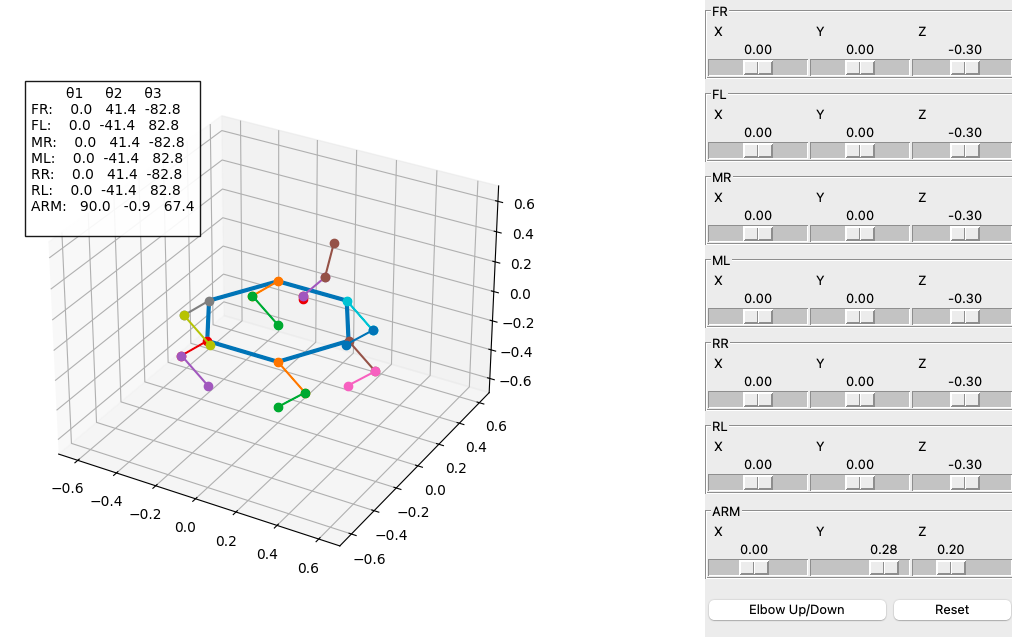

The Python source for this figure:
import matplotlib

matplotlib.use('TkAgg')

import numpy as np
import matplotlib.pyplot as plt
import tkinter as tk
from matplotlib.backends.backend_tkagg import FigureCanvasTkAgg

# -----------------------------
# PARAMETERS
# -----------------------------
L1, L2 = 0.2, 0.2
Lm1, Lm2, Lm3 = 0.02, 0.2, 0.2

# IK targets
legs = {
    "FR": [0.0, 0.0, -0.3],
    "FL": [0.0, 0.0, -0.3],
    "MR": [0.0, 0.0, -0.3],
    "ML": [0.0, 0.0, -0.3],
    "RR": [0.0, 0.0, -0.3],
    "RL": [0.0, 0.0, -0.3]
}

arm_target = [0.0, 0.28, 0.2]
elbow_sign = 1

# Defaults
defaults_legs = {k: v[:] for k, v in legs.items()}
default_arm = arm_target[:]

# Limits
leg_limits = {"x": (-0.4, 0.4), "y": (-0.4, 0.4), "z": (-0.6, -0.05)}
arm_limits = {"x": (-0.4, 0.5), "y": (-0.4, 0.4), "z": (0, 0.6)}

# -----------------------------
# HEXAGON BODY
# -----------------------------
hex_radius = 0.35
angles_body = np.deg2rad([0, 60, 120, 180, 240, 300])

body = np.array([[hex_radius * np.cos(a), hex_radius * np.sin(a), 0] for a in angles_body] +
                [[hex_radius * np.cos(angles_body[0]), hex_radius * np.sin(angles_body[0]), 0]])

base_pos = {
    "FR": body[5],
    "FL": body[4],
    "ML": body[3],
    "MR": body[0],
    "RL": body[2],
    "RR": body[1]
}

arm_base = np.array([0.0, 0.22, 0.0])


# -----------------------------
# IK FUNCTIONS
# -----------------------------
def ik_leg(x, y, z, flip_elbow=False):
    t1 = np.arctan2(y, -z)
    R = max(np.sqrt(y ** 2 + z ** 2), 1e-6)

    D = x ** 2 + R ** 2
    c = np.clip((D - L1 ** 2 - L2 ** 2) / (2 * L1 * L2), -1, 1)

    # Standard t3 is Elbow Down. Flip to negative for Elbow Up.
    t3 = np.arccos(c)
    if flip_elbow:
        t3 = -t3

    t2 = np.arctan2(x, R) - np.arctan2(L2 * np.sin(t3), L1 + L2 * np.cos(t3))
    return t1, t2, t3


def ik_arm(X, Y, Z):
    global elbow_sign
    t1 = np.arctan2(Y, X)
    r = np.sqrt(X ** 2 + Y ** 2)
    z = Z - Lm1
    D = np.sqrt(r ** 2 + z ** 2)
    c = np.clip((D ** 2 - Lm2 ** 2 - Lm3 ** 2) / (2 * Lm2 * Lm3), -1, 1)
    t3 = elbow_sign * np.arccos(c)
    t2 = np.arctan2(z, r) - np.arctan2(Lm3 * np.sin(t3), Lm2 + Lm3 * np.cos(t3))
    return t1, t2, t3


# -----------------------------
# FK (for drawing)
# -----------------------------
def fk_leg(t1, t2, t3):
    X = L1 * np.sin(t2) + L2 * np.sin(t2 + t3)
    R = L1 * np.cos(t2) + L2 * np.cos(t2 + t3)
    return np.array([X, R * np.sin(t1), -R * np.cos(t1)])


def fk_arm(t1, t2, t3):
    X = (Lm2 * np.cos(t2) + Lm3 * np.cos(t2 + t3)) * np.cos(t1)
    Y = (Lm2 * np.cos(t2) + Lm3 * np.cos(t2 + t3)) * np.sin(t1)
    Z = Lm2 * np.sin(t2) + Lm3 * np.sin(t2 + t3) + Lm1
    return np.array([X, Y, Z])


# -----------------------------
# PLOT
# -----------------------------
fig = plt.figure(figsize=(8, 6))
ax = fig.add_subplot(111, projection='3d')


def draw():
    ax.clear()
    ax.plot(body[:, 0], body[:, 1], body[:, 2], linewidth=3)
    angles_dict = {}

    # ---- LEGS ----
    for leg, (x, y, z) in legs.items():
        base = base_pos[leg]

        # Right legs (FR, MR, RR) = Elbow Up
        is_right = leg in ["FR", "MR", "RR"]
        t1, t2, t3 = ik_leg(x, y, z, flip_elbow=is_right)

        angles_dict[leg] = np.degrees([t1, t2, t3])
        knee = base + [L1 * np.sin(t2), L1 * np.cos(t2) * np.sin(t1), -L1 * np.cos(t2) * np.cos(t1)]
        foot = base + fk_leg(t1, t2, t3)
        ax.plot(*zip(base, knee), marker='o')
        ax.plot(*zip(knee, foot), marker='o')

    # ---- ARM ----
    t1_a, t2_a, t3_a = ik_arm(*arm_target)
    angles_dict["ARM"] = np.degrees([t1_a, t2_a, t3_a])
    j1 = arm_base + [0, 0, Lm1]
    j2 = j1 + [Lm2 * np.cos(t2_a) * np.cos(t1_a), Lm2 * np.cos(t2_a) * np.sin(t1_a), Lm2 * np.sin(t2_a)]
    end = arm_base + fk_arm(t1_a, t2_a, t3_a)
    ax.plot(*zip(arm_base, j1), marker='o')
    ax.plot(*zip(j1, j2), marker='o')
    ax.plot(*zip(j2, end), marker='o')

    txt = "        θ1     θ2     θ3\n"
    for k in ["FR", "FL", "MR", "ML", "RR", "RL", "ARM"]:
        a = angles_dict[k]
        txt += f"{k}: {a[0]:6.1f} {a[1]:6.1f} {a[2]:6.1f}\n"

    ax.text2D(0.02, 0.98, txt, transform=ax.transAxes, bbox=dict(facecolor='white', alpha=0.9), va='top')
    ax.set(xlim=[-0.7, 0.7], ylim=[-0.7, 0.7], zlim=[-0.7, 0.7])


# -----------------------------
# UI
# -----------------------------
root = tk.Tk()
root.title("Hexapod IK + Arm Simulator")
root.geometry("1200x650")

canvas = FigureCanvasTkAgg(fig, master=root)
canvas.get_tk_widget().pack(side=tk.LEFT, fill=tk.BOTH, expand=True)

panel = tk.Frame(root)
panel.pack(side=tk.RIGHT, fill=tk.Y)

all_sliders = {}  # To keep track of sliders for reset


# -----------------------------
# LEG SLIDERS
# -----------------------------
def update_leg(l, i, v):
    legs[l][i] = float(v)
    draw();
    canvas.draw_idle()


for leg in legs:
    f = tk.LabelFrame(panel, text=leg)
    f.pack(fill="x", pady=3)
    all_sliders[leg] = []
    for i, n in enumerate(["X", "Y", "Z"]):
        s = tk.Scale(f, from_=leg_limits[n.lower()][0], to=leg_limits[n.lower()][1],
                     resolution=0.01, orient=tk.HORIZONTAL, label=n,
                     command=lambda v, l=leg, j=i: update_leg(l, j, v))
        s.set(legs[leg][i])
        s.pack(side="left", expand=True, fill="x")
        all_sliders[leg].append(s)


# -----------------------------
# ARM SLIDERS
# -----------------------------
def update_arm(i, v):
    arm_target[i] = float(v)
    draw();
    canvas.draw_idle()


f_arm = tk.LabelFrame(panel, text="ARM")
f_arm.pack(fill="x", pady=5)
all_sliders["ARM"] = []
for i, n in enumerate(["X", "Y", "Z"]):
    s = tk.Scale(f_arm, from_=arm_limits[n.lower()][0], to=arm_limits[n.lower()][1],
                 resolution=0.01, orient=tk.HORIZONTAL, label=n,
                 command=lambda v, j=i: update_arm(j, v))
    s.set(arm_target[i])
    s.pack(side="left", expand=True, fill="x")
    all_sliders["ARM"].append(s)

# -----------------------------
# BUTTONS
# -----------------------------
btn_frame = tk.Frame(panel)
btn_frame.pack(fill="x", pady=10)


def toggle_elbow():
    global elbow_sign
    elbow_sign *= -1
    draw();
    canvas.draw_idle()


def reset():
    global arm_target
    # Reset internal values
    for k in legs:
        legs[k] = defaults_legs[k][:]
        # Reset Sliders
        for i, val in enumerate(legs[k]):
            all_sliders[k][i].set(val)

    arm_target[:] = default_arm[:]
    for i, val in enumerate(arm_target):
        all_sliders["ARM"][i].set(val)

    draw();
    canvas.draw()


tk.Button(btn_frame, text="Elbow Up/Down", command=toggle_elbow).pack(side="left", expand=True, fill="x")
tk.Button(btn_frame, text="Reset", command=reset).pack(side="left", expand=True, fill="x")

draw()
canvas.draw()
root.mainloop()
